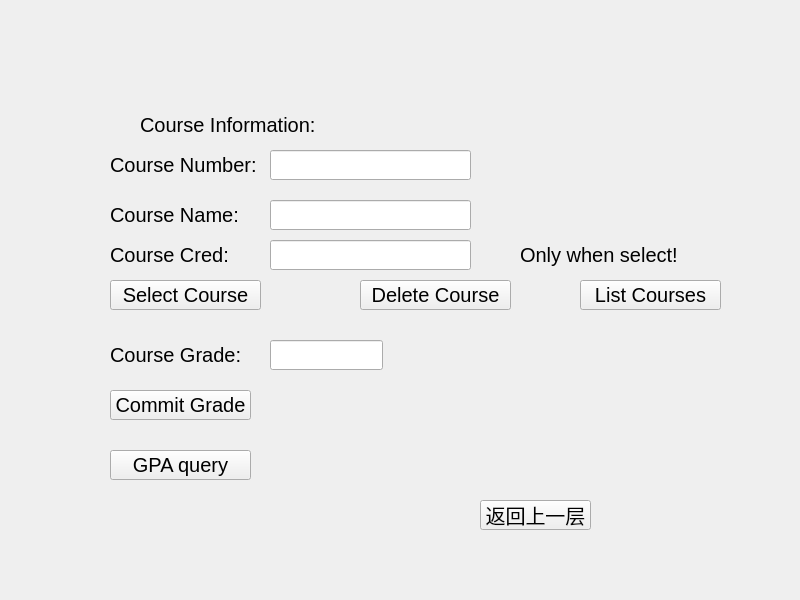
<?xml version="1.0" encoding="UTF-8"?>
<ui version="4.0">
 <class>Form</class>
 <widget class="QWidget" name="Form">
  <property name="geometry">
   <rect>
    <x>0</x>
    <y>0</y>
    <width>800</width>
    <height>600</height>
   </rect>
  </property>
  <property name="font">
   <font>
    <pointsize>15</pointsize>
   </font>
  </property>
  <property name="windowTitle">
   <string>Form</string>
  </property>
  <widget class="QLabel" name="label">
   <property name="geometry">
    <rect>
     <x>140</x>
     <y>110</y>
     <width>201</width>
     <height>30</height>
    </rect>
   </property>
   <property name="font">
    <font>
     <pointsize>15</pointsize>
    </font>
   </property>
   <property name="text">
    <string>Course Information:</string>
   </property>
  </widget>
  <widget class="QLabel" name="label_2">
   <property name="geometry">
    <rect>
     <x>110</x>
     <y>150</y>
     <width>151</width>
     <height>30</height>
    </rect>
   </property>
   <property name="font">
    <font>
     <pointsize>15</pointsize>
    </font>
   </property>
   <property name="text">
    <string>Course Number:</string>
   </property>
  </widget>
  <widget class="QLineEdit" name="CourseNumber">
   <property name="geometry">
    <rect>
     <x>270</x>
     <y>150</y>
     <width>201</width>
     <height>30</height>
    </rect>
   </property>
  </widget>
  <widget class="QLineEdit" name="CourseName">
   <property name="geometry">
    <rect>
     <x>270</x>
     <y>200</y>
     <width>201</width>
     <height>30</height>
    </rect>
   </property>
  </widget>
  <widget class="QLabel" name="label_3">
   <property name="geometry">
    <rect>
     <x>110</x>
     <y>200</y>
     <width>141</width>
     <height>30</height>
    </rect>
   </property>
   <property name="font">
    <font>
     <pointsize>15</pointsize>
    </font>
   </property>
   <property name="text">
    <string>Course Name:</string>
   </property>
  </widget>
  <widget class="QPushButton" name="Sel">
   <property name="geometry">
    <rect>
     <x>110</x>
     <y>280</y>
     <width>151</width>
     <height>30</height>
    </rect>
   </property>
   <property name="font">
    <font>
     <pointsize>15</pointsize>
    </font>
   </property>
   <property name="text">
    <string>Select Course</string>
   </property>
  </widget>
  <widget class="QPushButton" name="Del">
   <property name="geometry">
    <rect>
     <x>360</x>
     <y>280</y>
     <width>151</width>
     <height>30</height>
    </rect>
   </property>
   <property name="font">
    <font>
     <pointsize>15</pointsize>
    </font>
   </property>
   <property name="text">
    <string>Delete Course</string>
   </property>
  </widget>
  <widget class="QLabel" name="state">
   <property name="geometry">
    <rect>
     <x>560</x>
     <y>280</y>
     <width>121</width>
     <height>30</height>
    </rect>
   </property>
   <property name="font">
    <font>
     <pointsize>15</pointsize>
    </font>
   </property>
   <property name="text">
    <string/>
   </property>
  </widget>
  <widget class="QLabel" name="label_4">
   <property name="geometry">
    <rect>
     <x>110</x>
     <y>340</y>
     <width>141</width>
     <height>30</height>
    </rect>
   </property>
   <property name="font">
    <font>
     <pointsize>15</pointsize>
    </font>
   </property>
   <property name="text">
    <string>Course Grade:</string>
   </property>
  </widget>
  <widget class="QLineEdit" name="CourseGrade">
   <property name="geometry">
    <rect>
     <x>270</x>
     <y>340</y>
     <width>113</width>
     <height>30</height>
    </rect>
   </property>
  </widget>
  <widget class="QPushButton" name="commit">
   <property name="geometry">
    <rect>
     <x>110</x>
     <y>390</y>
     <width>141</width>
     <height>30</height>
    </rect>
   </property>
   <property name="text">
    <string>Commit Grade</string>
   </property>
  </widget>
  <widget class="QPushButton" name="goback">
   <property name="geometry">
    <rect>
     <x>480</x>
     <y>500</y>
     <width>111</width>
     <height>30</height>
    </rect>
   </property>
   <property name="text">
    <string>返回上一层</string>
   </property>
  </widget>
  <widget class="QPushButton" name="GPAquery">
   <property name="geometry">
    <rect>
     <x>110</x>
     <y>450</y>
     <width>141</width>
     <height>30</height>
    </rect>
   </property>
   <property name="text">
    <string>GPA query</string>
   </property>
  </widget>
  <widget class="QLabel" name="GPA">
   <property name="geometry">
    <rect>
     <x>280</x>
     <y>450</y>
     <width>101</width>
     <height>30</height>
    </rect>
   </property>
   <property name="text">
    <string/>
   </property>
  </widget>
  <widget class="QLabel" name="label_5">
   <property name="geometry">
    <rect>
     <x>110</x>
     <y>240</y>
     <width>131</width>
     <height>30</height>
    </rect>
   </property>
   <property name="text">
    <string>Course Cred:</string>
   </property>
  </widget>
  <widget class="QLabel" name="label_6">
   <property name="geometry">
    <rect>
     <x>520</x>
     <y>240</y>
     <width>171</width>
     <height>30</height>
    </rect>
   </property>
   <property name="text">
    <string>Only when select!</string>
   </property>
  </widget>
  <widget class="QLineEdit" name="CourseCred">
   <property name="geometry">
    <rect>
     <x>270</x>
     <y>240</y>
     <width>201</width>
     <height>30</height>
    </rect>
   </property>
  </widget>
  <widget class="QPushButton" name="List">
   <property name="geometry">
    <rect>
     <x>580</x>
     <y>280</y>
     <width>141</width>
     <height>30</height>
    </rect>
   </property>
   <property name="text">
    <string>List Courses</string>
   </property>
  </widget>
 </widget>
 <resources/>
 <connections/>
</ui>
